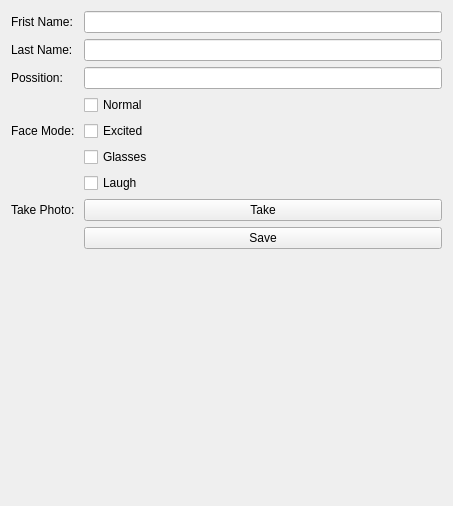
<?xml version="1.0" encoding="UTF-8"?>
<ui version="4.0">
 <class>Form</class>
 <widget class="QWidget" name="Form">
  <property name="geometry">
   <rect>
    <x>0</x>
    <y>0</y>
    <width>453</width>
    <height>506</height>
   </rect>
  </property>
  <property name="windowTitle">
   <string>Form</string>
  </property>
  <layout class="QFormLayout" name="formLayout">
   <property name="fieldGrowthPolicy">
    <enum>QFormLayout::AllNonFixedFieldsGrow</enum>
   </property>
   <item row="0" column="0">
    <widget class="QLabel" name="label">
     <property name="text">
      <string>Frist Name: </string>
     </property>
    </widget>
   </item>
   <item row="0" column="1">
    <widget class="QLineEdit" name="fname"/>
   </item>
   <item row="3" column="0">
    <widget class="QLabel" name="label_2">
     <property name="text">
      <string>Last Name: </string>
     </property>
    </widget>
   </item>
   <item row="3" column="1">
    <widget class="QLineEdit" name="lname"/>
   </item>
   <item row="6" column="0">
    <widget class="QLabel" name="label_3">
     <property name="text">
      <string>Possition: </string>
     </property>
    </widget>
   </item>
   <item row="6" column="1">
    <widget class="QLineEdit" name="possition"/>
   </item>
   <item row="11" column="0">
    <widget class="QLabel" name="label_4">
     <property name="text">
      <string>Take Photo: </string>
     </property>
    </widget>
   </item>
   <item row="11" column="1">
    <widget class="QPushButton" name="photoButton">
     <property name="text">
      <string>Take</string>
     </property>
     <property name="icon">
      <iconset>
       <normaloff>../../Icons/camera-icon.png</normaloff>../../Icons/camera-icon.png</iconset>
     </property>
    </widget>
   </item>
   <item row="13" column="1">
    <widget class="QPushButton" name="saveButton">
     <property name="text">
      <string>Save</string>
     </property>
     <property name="icon">
      <iconset>
       <normaloff>../../Icons/Save-icon.png</normaloff>../../Icons/Save-icon.png</iconset>
     </property>
    </widget>
   </item>
   <item row="7" column="1">
    <widget class="QCheckBox" name="normal">
     <property name="text">
      <string>Normal</string>
     </property>
     <property name="icon">
      <iconset>
       <normaloff>face.png</normaloff>face.png</iconset>
     </property>
    </widget>
   </item>
   <item row="8" column="1">
    <widget class="QCheckBox" name="excited">
     <property name="text">
      <string>Excited</string>
     </property>
     <property name="icon">
      <iconset>
       <normaloff>face.png</normaloff>face.png</iconset>
     </property>
    </widget>
   </item>
   <item row="9" column="1">
    <widget class="QCheckBox" name="glasses">
     <property name="text">
      <string>Glasses</string>
     </property>
     <property name="icon">
      <iconset>
       <normaloff>face.png</normaloff>face.png</iconset>
     </property>
    </widget>
   </item>
   <item row="10" column="1">
    <widget class="QCheckBox" name="laugh">
     <property name="text">
      <string>Laugh</string>
     </property>
     <property name="icon">
      <iconset>
       <normaloff>face.png</normaloff>face.png</iconset>
     </property>
    </widget>
   </item>
   <item row="8" column="0">
    <widget class="QLabel" name="label_5">
     <property name="text">
      <string>Face Mode:</string>
     </property>
    </widget>
   </item>
  </layout>
 </widget>
 <resources/>
 <connections/>
</ui>
